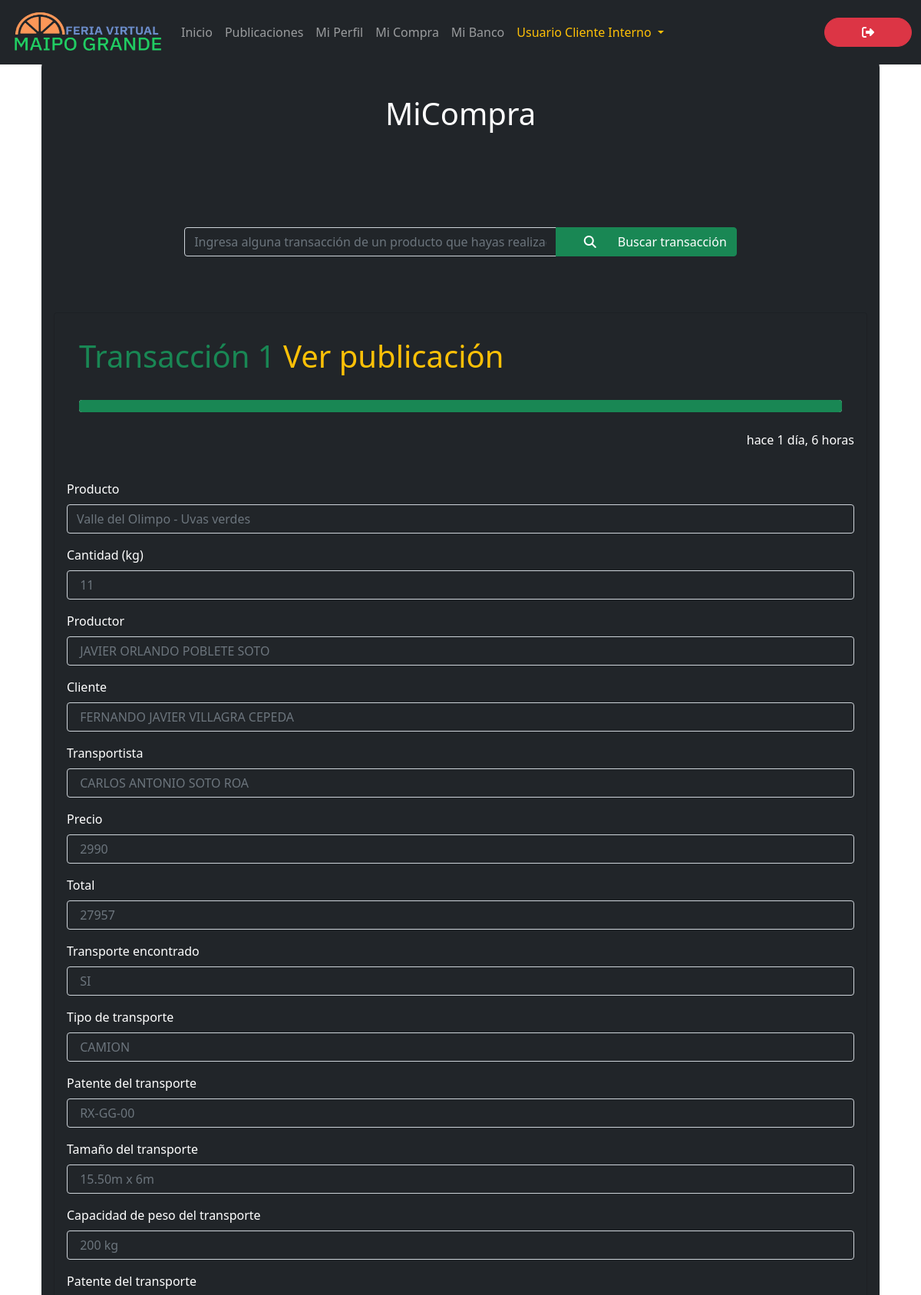
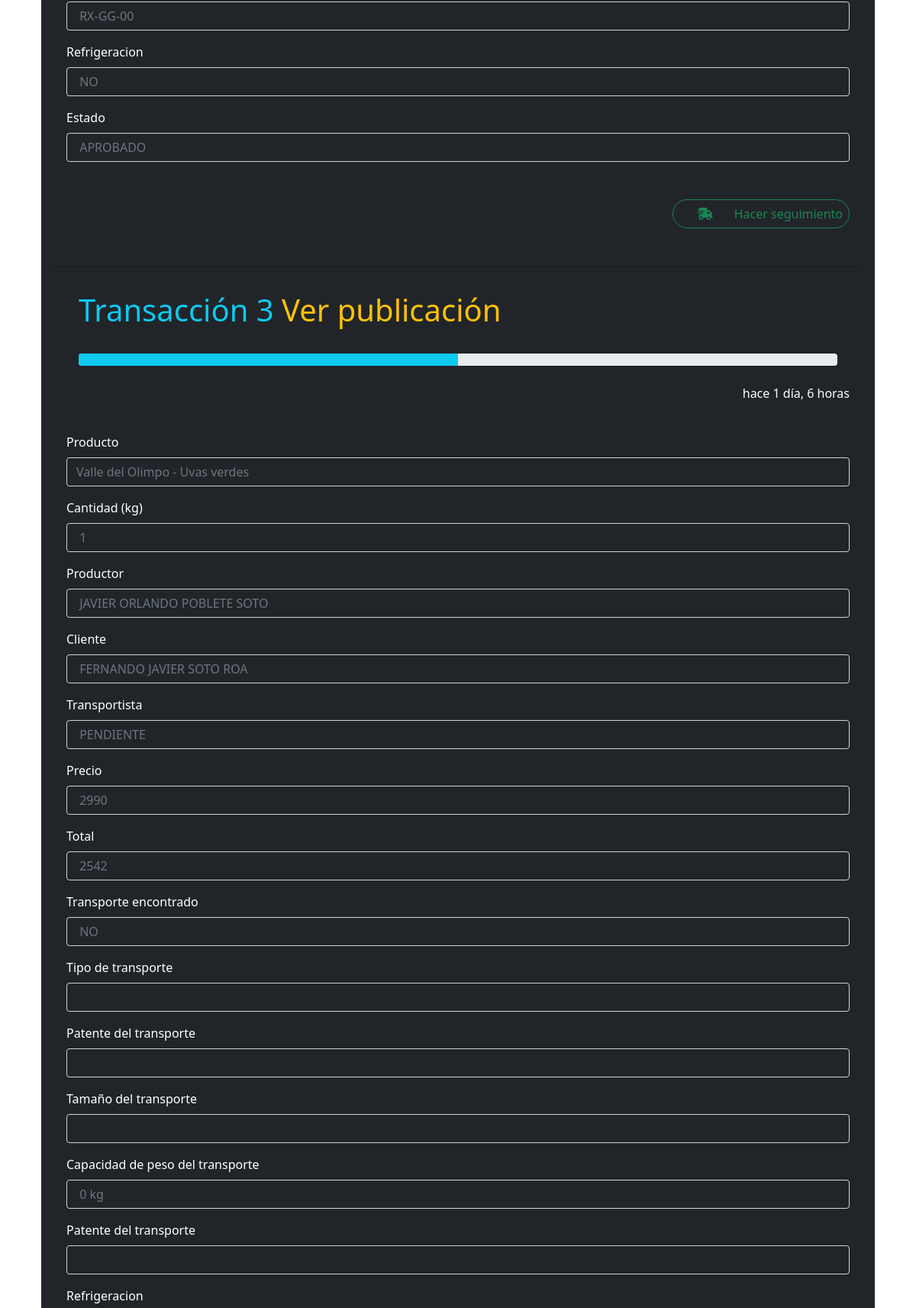
Page /product/1/sold/ (signed in, upper part) on the committed database (2 pictures, top to bottom).
### maipogrande/models.py (models this page shows, shortened)
class Transaction(models.Model):
    id_transaction = models.AutoField(
        primary_key = True,
        editable = False
    )
    id_product = models.IntegerField(
        validators = [MinValueValidator(1), MaxValueValidator(10000000000)]
    )
    id_transport = models.IntegerField(
        validators = [MinValueValidator(1), MaxValueValidator(10000000000)]
    )
    timestamp = models.DateTimeField(
        default = timezone.localtime(timezone.now()).strftime("%Y-%m-%d %H:%M:%S")
    )
    product = models.CharField(
        max_length = 100,
        blank = True
    )
    type_sale = models.CharField(
        max_length = 15,
        choices = TYPE_SALE,
        default = TYPE_SALE[0][0]
    )
    quantity = models.IntegerField(
        validators = [MinValueValidator(1), MaxValueValidator(1000)]
    )
    producer = models.CharField(
        max_length = 100,
        blank = True
    )
    client = models.CharField(
        max_length = 100,
        blank = True
    )
    transportist = models.CharField(
        max_length = 100,
        blank = True
    )
    price = models.IntegerField(
        validators = [MinValueValidator(1000), MaxValueValidator(1000000000)]
    )
    total = models.IntegerField(
        validators = [MinValueValidator(1000), MaxValueValidator(1000000000)]
    )
    transport_status = models.CharField(
        max_length = 2,
        choices = ANSWER,
        blank = True,
        default = ANSWER[0][0]
    )
    transport_type = models.CharField(
        max_length = 150,
        choices = TYPE_TRANSPORT,
        blank = True
    )
    transport_patent = models.CharField(
        max_length = 20,
        blank = True
    )
    transport_size = models.CharField(
        max_length = 50,
        blank = True
    )
    transport_capacity = models.IntegerField(
        validators = [MinValueValidator(1), MaxValueValidator(10000)],
        default = 0
    )
    transport_refrigeration = models.CharField(
        max_length = 2,
        choices = ANSWER,
        blank = True,
        default = ANSWER[0][0]
    )
    status = models.CharField(
        max_length = 20,
        choices = OFFER_STATUS,
        default = OFFER_STATUS[0][0]
    )
    class Meta:
        ordering = ['timestamp']

### maipogrande/views.py (the view)
# urls.py: path('product/<int:id_product>/sold/', views.product_sold, name = 'product_sold'),
def product_sold(request, id_product = None):
	current_user = get_object_or_404(CustomUser, pk = request.user.pk)
	product = Product.objects.filter(id=id_product).first()
	purchased_product = Transaction.objects.filter(product=product.title)
	context = {'purchased_product' : purchased_product}
	return render(request, 'purchased-product.html', context)

### maipogrande/templates/purchased-product.html (shortened to what this page needs)
{% extends './layout.html' %}
{% block content %}
{% load humanize %}
{% load static %}
<div class="row">
    <div class="col-12">
		<div class="p-3 mb-2 bg-dark text-white" style="border-radius: 40px;">
			{% if request.user.type == "PRODUCTOR" %}
				<h1 class="display-6 text-title text-center">MiVenta</h1>
			{% elif request.user.type == "CLIENTE EXTERNO" or request.user.type == "CLIENTE INTERNO" %}
				<h1 class="display-6 text-title text-center">MiCompra</h1>
			{% elif request.user.type == "TRANSPORTISTA" %}
				<h1 class="display-6 text-title text-center">Transacciones</h1>
			{% endif %}
			<div class="col-sm-12 col-md-12 col-lg-12 col-xl-12 bg-dark text-white">
				{% if purchased_product.count == 0 %}
					<div class="mb-2bg-white text-white" style="padding-top: 100px; padding-bottom: 100px;">
						<h1 class="display-6 text-center">No hay compras realizadas por el momento ☹</h1>
					</div>
				{% else %}
					<div class="p-3 bg-dark text-white">
						<div class="col-sm-12 col-md-12 col-lg-12 col-xl-12" id="searcher" >
							<form action="{% url 'search_purchased_product' %}" class="form-inline" method="get">
								<div class="input-group align-content-end" style="padding-left: 15%; padding-right: 15%;">
									<input name="search"
										type=""
										class="form-control bg-transparent text-white"
										placeholder="Ingresa alguna transacción de un producto que hayas realizado"
										id="input-search">
									<button class="btn btn-success btn-group-sm" type="submit" id="btn-search">
										<span class="icon">
											<i class="fa-solid fa-search"></i>
										</span>
										<span class="btn-text">
											Buscar transacción
										</span>
									</button>
								</div>
							</form>
						</div>
					</div>
					<hr class = "featurette-divider"
						style = "padding-top : 5px; padding-bottom: 20px; background-color: transparent;">
					{% for product in purchased_product %}
						<div class="card bg-dark">
							<div class="card-body">
								<div class="row">
									<div class="col-sm-12 col-md-12 col-lg-12 col-xl-12">
										<div class="p-3 mb-2 bg-dark">
											{% if product.status == "APROBADO" %}
												<h1 class="display-6 text-start text-success">
													Transacción {{ product.id_transaction }}
													<a class="display-6 text-end link-warning"
													href="{% url 'view_product_post' product.id_product %}"
													style="text-decoration:none">Ver publicación</a>
												</h1>
												<hr class = "featurette-divider"
													style = "background-color: transparent;">
												<div class="progress">
													<div class="progress-bar bg-success" role="progressbar" style="width: 100%" aria-valuenow="100" aria-valuemin="100" aria-valuemax="100"></div>
												</div>
											{% elif product.status == "PENDIENTE" %}
												<h1 class="display-6 text-start text-info">
													Transacción {{ product.id_transaction }}
													<a class="display-6 text-end link-warning"
													   href="{% url 'view_product_post' product.id_product %}"
													   style="text-decoration:none">Ver publicación</a>
												</h1>
												<hr class = "featurette-divider"
													style = "background-color: transparent;">
												<div class="progress">
													<div class="progress-bar bg-info" role="progressbar" style="width: 50%" aria-valuenow="50" aria-valuemin="100" aria-valuemax="100"></div>
												</div>
											{% endif %}
										</div>
										<div class = "form-group">
											<fieldset disabled>
												<div class="mb-3 text-end">
													<time data-time="#">{{ product.timestamp|naturaltime }}</time>
													<br></br>
												</div>
												<div class="mb-3">
													<label for="product" class="form-label">Producto </label>
													<input type="text" id="product" class="form-control bg-transparent text-white" placeholder="{{ product.product }}">
												</div>
												<div class="mb-3">
													<label for="quantity" class="form-label">Cantidad (kg) </label>
													<input type="text" id="quantity" class="form-control bg-transparent text-white" placeholder=" {{ product.quantity }}">
												</div>
												<div class="mb-3">
													<label for="producer" class="form-label">Productor </label>
													<input type="text" id="producer" class="form-control bg-transparent text-white" placeholder=" {{ product.producer }}">
												</div>
												<div class="mb-3">
													<label for="client" class="form-label">Cliente </label>
													<input type="text" id="client" class="form-control bg-transparent text-white" placeholder=" {{ product.client }}">
												</div>
												<div class="mb-3">
													<label for="transportation" class="form-label">Transportista </label>
													<input type="text" id="transportation" class="form-control bg-transparent text-white" placeholder=" {{ product.transportist }}">
												</div>
												<div class="mb-3">
													<label for="price" class="form-label">Precio </label>
													<input type="text" id="price" class="form-control bg-transparent text-white" placeholder=" {{ product.price }}">
												</div>
												<div class="mb-3">
													<label for="total" class="form-label">Total </label>
													<input type="text" id="total" class="form-control bg-transparent text-white" placeholder=" {{ product.total }}">
												</div>
												<div class="mb-3">
													<label for="transportation" class="form-label">Transporte encontrado </label>
													<input type="text" id="transportation" class="form-control bg-transparent text-white" placeholder=" {{ product.transport_status }}">
												</div>
												<div class="mb-3">
													<label for="transport-type" class="form-label">Tipo de transporte </label>
													<input type="text" id="transport-type" class="form-control bg-transparent text-white" placeholder=" {{ product.transport_type }}">
												</div>
												<div class="mb-3">
													<label for="patent" class="form-label">Patente del transporte </label>
													<input type="text" id="patent" class="form-control bg-transparent text-white" placeholder=" {{ product.transport_patent }}">
												</div>
												<div class="mb-3">
													<label for="size" class="form-label">Tamaño del transporte </label>
													<input type="text" id="size" class="form-control bg-transparent text-white" placeholder=" {{ product.transport_size }}">
												</div>
												<div class="mb-3">
													<label for="capcity" class="form-label">Capacidad de peso del transporte </label>
													<input type="text" id="capcity" class="form-control bg-transparent text-white" placeholder=" {{ product.transport_capacity }} kg">
												</div>
												<div class="mb-3">
													<label for="transportation" class="form-label">Patente del transporte </label>
													<input type="text" id="transportation" class="form-control bg-transparent text-white" placeholder=" {{ product.transport_patent }}">
												</div>
												<div class="mb-3">
													<label for="refrigeracion" class="form-label">Refrigeracion</label>
													<input type="text" id="refrigeracion" class="form-control bg-transparent text-white" placeholder=" {{ product.transport_refrigeration }}">
												</div>
												<div class="mb-3">
													<label for="status" class="form-label">Estado  </label>
													<input type="text" id="status" class="form-control bg-transparent text-white" placeholder=" {{ product.status }}">
												</div>
											</fieldset>
											{% if request.user.type == 'TRANSPORTISTA' %}
												<hr class = "featurette-divider bg-transparent">
												{% if product.status != 'APROBADO' %}
													<div class="d-flex flex-row-reverse">
														<a class="btn btn-outline-success btn-md px-2"
																href="{% url 'offer_transport' id_transaction=product.id_transaction id_product=product.id_product %}"
																style="border-radius: 40px;">
															<span class="icon">
																<i class="fa-solid fa-truck"></i>
															</span>
															<span class="btn-text">
																Ofrecer transporte
															</span>
														</a>
													</div>
												{% elif product.status == 'APROBADO' %}
													<hr class = "featurette-divider bg-transparent">
													<div class="d-flex flex-row-reverse">
														<a class="btn btn-outline-success btn-md px-2"
																href="{% url 'order_tracking' id_transaction=product.id_transaction id_product=product.id_product %}"
																style="border-radius: 40px;">
															<span class="icon">
																<i class="fa-solid fa-truck-fast"></i>
															</span>
															<span class="btn-text">
																Cambiar estado
															</span>
														</a>
													</div>
												{% endif %}
											{% elif request.user.type == 'CLIENTE EXTERNO' or request.user.type == 'CLIENTE INTERNO' %}
												{% if product.status == 'APROBADO' %}
													<hr class = "featurette-divider bg-transparent">
													<div class="d-flex flex-row-reverse">
														<a class="btn btn-outline-success btn-md px-2"
																href="{% url 'order_tracking' id_transaction=product.id_transaction id_product=product.id_product %}"
																style="border-radius: 40px;">
															<span class="icon">
																<i class="fa-solid fa-truck-fast"></i>
															</span>
															<span class="btn-text">
																Hacer seguimiento
															</span>
														</a>
													</div>
												{% endif %}
										{% endif %}
										</div>
										<hr class = "featurette-divider bg-transparent">
									</div>
								</div>
							</div>
						</div>
					{% endfor %}
				{% endif %}
			</div>
		</div>
    </div>
</div>
{% endblock %}

### maipogrande/static/css/style.css (style rules this page uses)
body { padding-top: 3rem; padding-bottom: 3rem; color: #5a5a5a; min-height: 100%; }
.featurette-divider { margin: 5rem 0; }
.text-title { padding-top : 60px; padding-bottom: 100px; }

### maipogrande/templates/base.html (style rules this page uses)
:root { --bs-primary: brown; }
.icon { display: inline-flex; align-items: flex-start; padding: 0 24px; justify-content: start; }
.btn-text { display: inline-flex; justify-content: end; }

### maipogrande/templates/purchased-product.html (style rules this page uses)
.text-title { padding-top : 60px; padding-bottom: 100px; }

### rows in the picture
Transaction: id_transaction "1", timestamp "hace 1 día, 6 horas", product "Valle del Olimpo - Uvas verdes", quantity "11", producer "JAVIER ORLANDO POBLETE SOTO", client "FERNANDO JAVIER VILLAGRA CEPEDA", transportist "CARLOS ANTONIO SOTO ROA", price "2990", total "27957", transport_status "SI", transport_type "CAMION", transport_patent "RX-GG-00", transport_size "15.50m x 6m", transport_capacity "200 kg", transport_refrigeration "NO", status "APROBADO", shows "Hacer seguimiento"
Transaction: id_transaction "3", timestamp "hace 1 día, 6 horas", product "Valle del Olimpo - Uvas verdes", quantity "1", producer "JAVIER ORLANDO POBLETE SOTO", client "FERNANDO JAVIER SOTO ROA", transportist "PENDIENTE", price "2990", total "2542", transport_status "NO", transport_capacity "0 kg"
